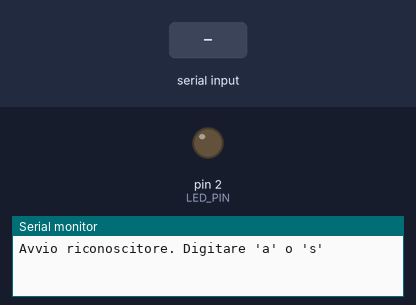
The sketch below on a simulated Arduino Uno, built with avr-gcc and run on an emulated ATmega328P. Shown: output pins drawn as LEDs (lit = HIGH), the last lines printed to the serial monitor. The test bench sets the inputs (shaded band).

Above: at 1.2 s.
1.3 s: "a" received over Serial
At 1.7 s:
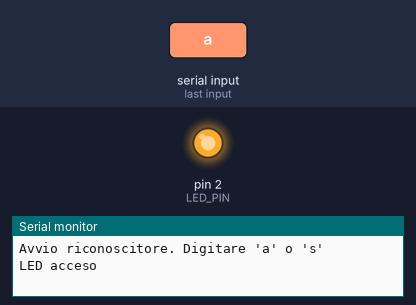
2.8 s: "s" received over Serial
At 4.0 s:
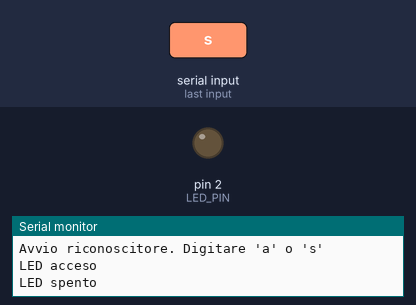
Timing chart, 0 to 5.8 s (numbered marks = the images above; inputs shaded):
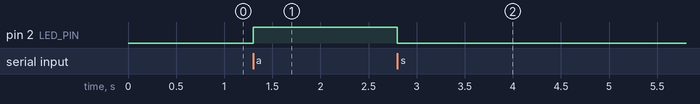

Measured:
- after the input at 1.3 s, pin 2 (LED_PIN): LOW → HIGH at once
- after the input at 2.8 s, pin 2 (LED_PIN): HIGH → LOW at once

The sketch:

Seriale.ino
```cpp
// https://wokwi.com/projects/425671950741994497

const int LED_PIN = 2; // Pin a cui è collegato il LED

void setup() {
  // Inizializza la comunicazione seriale a 9600 baud
  Serial.begin(9600);
  Serial.println("Avvio riconoscitore. Digitare 'a' o 's'");

  // Imposta il pin del LED come output
  pinMode(LED_PIN, OUTPUT);

  // Spegni il LED all'inizio
  digitalWrite(LED_PIN, LOW);
}

void loop() {
  // Controlla se ci sono dati disponibili per la lettura
  if (Serial.available() > 0) {
    // Leggi un carattere dalla porta seriale
    char incomingByte = Serial.read();

    // Accendi o spegni il LED in base al carattere ricevuto
    if (incomingByte == 'a') {
      digitalWrite(LED_PIN, HIGH); // Accendi il LED
      Serial.println("LED acceso");
    } else if (incomingByte == 's') {
      digitalWrite(LED_PIN, LOW); // Spegni il LED
      Serial.println("LED spento");
    }
  }
}
```
